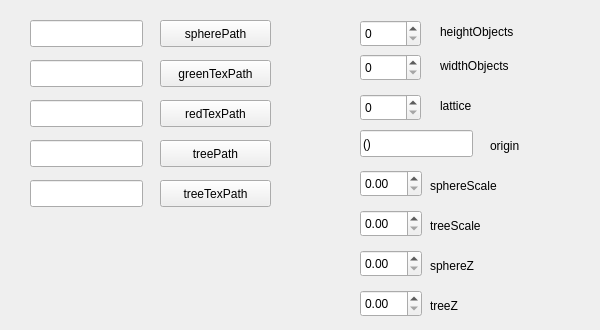
    <widget class="QWidget" name="tab_7">
     <attribute name="title">
      <string>Objects</string>
     </attribute>
     <widget class="QLineEdit" name="redTexPath">
      <property name="geometry">
       <rect>
        <x>30</x>
        <y>100</y>
        <width>113</width>
        <height>27</height>
       </rect>
      </property>
     </widget>
     <widget class="QLineEdit" name="spherePath">
      <property name="geometry">
       <rect>
        <x>30</x>
        <y>20</y>
        <width>113</width>
        <height>27</height>
       </rect>
      </property>
     </widget>
     <widget class="QLineEdit" name="greenTexPath">
      <property name="geometry">
       <rect>
        <x>30</x>
        <y>60</y>
        <width>113</width>
        <height>27</height>
       </rect>
      </property>
     </widget>
     <widget class="QPushButton" name="spherePathBtn">
      <property name="geometry">
       <rect>
        <x>160</x>
        <y>20</y>
        <width>111</width>
        <height>27</height>
       </rect>
      </property>
      <property name="text">
       <string>spherePath</string>
      </property>
     </widget>
     <widget class="QLineEdit" name="treePath">
      <property name="geometry">
       <rect>
        <x>30</x>
        <y>140</y>
        <width>113</width>
        <height>27</height>
       </rect>
      </property>
     </widget>
     <widget class="QPushButton" name="greenTexPathBtn">
      <property name="geometry">
       <rect>
        <x>160</x>
        <y>60</y>
        <width>111</width>
        <height>27</height>
       </rect>
      </property>
      <property name="text">
       <string>greenTexPath</string>
      </property>
     </widget>
     <widget class="QPushButton" name="redTexPathBtn">
      <property name="geometry">
       <rect>
        <x>160</x>
        <y>100</y>
        <width>111</width>
        <height>27</height>
       </rect>
      </property>
      <property name="text">
       <string>redTexPath</string>
      </property>
     </widget>
     <widget class="QPushButton" name="treePathBtn">
      <property name="geometry">
       <rect>
        <x>160</x>
        <y>140</y>
        <width>111</width>
        <height>27</height>
       </rect>
      </property>
      <property name="text">
       <string>treePath</string>
      </property>
     </widget>
     <widget class="QLineEdit" name="treeTexPath">
      <property name="geometry">
       <rect>
        <x>30</x>
        <y>180</y>
        <width>113</width>
        <height>27</height>
       </rect>
      </property>
     </widget>
     <widget class="QPushButton" name="treeTexPathBtn">
      <property name="geometry">
       <rect>
        <x>160</x>
        <y>180</y>
        <width>111</width>
        <height>27</height>
       </rect>
      </property>
      <property name="text">
       <string>treeTexPath</string>
      </property>
     </widget>
     <widget class="QSpinBox" name="heightObjects">
      <property name="geometry">
       <rect>
        <x>360</x>
        <y>20</y>
        <width>61</width>
        <height>27</height>
       </rect>
      </property>
     </widget>
     <widget class="QLabel" name="label_73">
      <property name="geometry">
       <rect>
        <x>440</x>
        <y>16</y>
        <width>101</width>
        <height>31</height>
       </rect>
      </property>
      <property name="text">
       <string>heightObjects</string>
      </property>
     </widget>
     <widget class="QLabel" name="label_74">
      <property name="geometry">
       <rect>
        <x>440</x>
        <y>50</y>
        <width>101</width>
        <height>31</height>
       </rect>
      </property>
      <property name="text">
       <string>widthObjects</string>
      </property>
     </widget>
     <widget class="QSpinBox" name="widthObjects">
      <property name="geometry">
       <rect>
        <x>360</x>
        <y>54</y>
        <width>61</width>
        <height>27</height>
       </rect>
      </property>
     </widget>
     <widget class="QLabel" name="label_75">
      <property name="geometry">
       <rect>
        <x>440</x>
        <y>90</y>
        <width>101</width>
        <height>31</height>
       </rect>
      </property>
      <property name="text">
       <string>lattice</string>
      </property>
     </widget>
     <widget class="QSpinBox" name="lattice">
      <property name="geometry">
       <rect>
        <x>360</x>
        <y>94</y>
        <width>61</width>
        <height>27</height>
       </rect>
      </property>
     </widget>
     <widget class="QLineEdit" name="origin">
      <property name="geometry">
       <rect>
        <x>360</x>
        <y>130</y>
        <width>113</width>
        <height>27</height>
       </rect>
      </property>
      <property name="toolTip">
       <string>&lt;html&gt;&lt;head/&gt;&lt;body&gt;&lt;p&gt;Add &lt;span style=&quot; font-weight:600;&quot;&gt;3 &lt;/span&gt;items&lt;/p&gt;&lt;p&gt;(0, 0, 0)&lt;/p&gt;&lt;/body&gt;&lt;/html&gt;</string>
      </property>
      <property name="text">
       <string>()</string>
      </property>
     </widget>
     <widget class="QLabel" name="label_76">
      <property name="geometry">
       <rect>
        <x>490</x>
        <y>130</y>
        <width>101</width>
        <height>31</height>
       </rect>
      </property>
      <property name="text">
       <string>origin</string>
      </property>
     </widget>
     <widget class="QDoubleSpinBox" name="treeScale">
      <property name="geometry">
       <rect>
        <x>360</x>
        <y>210</y>
        <width>62</width>
        <height>27</height>
       </rect>
      </property>
     </widget>
     <widget class="QDoubleSpinBox" name="sphereScale">
      <property name="geometry">
       <rect>
        <x>360</x>
        <y>170</y>
        <width>62</width>
        <height>27</height>
       </rect>
      </property>
     </widget>
     <widget class="QLabel" name="label_109">
      <property name="geometry">
       <rect>
        <x>430</x>
        <y>170</y>
        <width>101</width>
        <height>31</height>
       </rect>
      </property>
      <property name="text">
       <string>sphereScale</string>
      </property>
     </widget>
     <widget class="QLabel" name="label_110">
      <property name="geometry">
       <rect>
        <x>430</x>
        <y>210</y>
        <width>101</width>
        <height>31</height>
       </rect>
      </property>
      <property name="text">
       <string>treeScale</string>
      </property>
     </widget>
     <widget class="QLabel" name="label_153">
      <property name="geometry">
       <rect>
        <x>430</x>
        <y>250</y>
        <width>101</width>
        <height>31</height>
       </rect>
      </property>
      <property name="text">
       <string>sphereZ</string>
      </property>
     </widget>
     <widget class="QDoubleSpinBox" name="sphereZ">
      <property name="geometry">
       <rect>
        <x>360</x>
        <y>250</y>
        <width>62</width>
        <height>27</height>
       </rect>
      </property>
     </widget>
     <widget class="QLabel" name="label_154">
      <property name="geometry">
       <rect>
        <x>430</x>
        <y>290</y>
        <width>101</width>
        <height>31</height>
       </rect>
      </property>
      <property name="text">
       <string>treeZ</string>
      </property>
     </widget>
     <widget class="QDoubleSpinBox" name="treeZ">
      <property name="geometry">
       <rect>
        <x>360</x>
        <y>290</y>
        <width>62</width>
        <height>27</height>
       </rect>
      </property>
     </widget>
    </widget>
